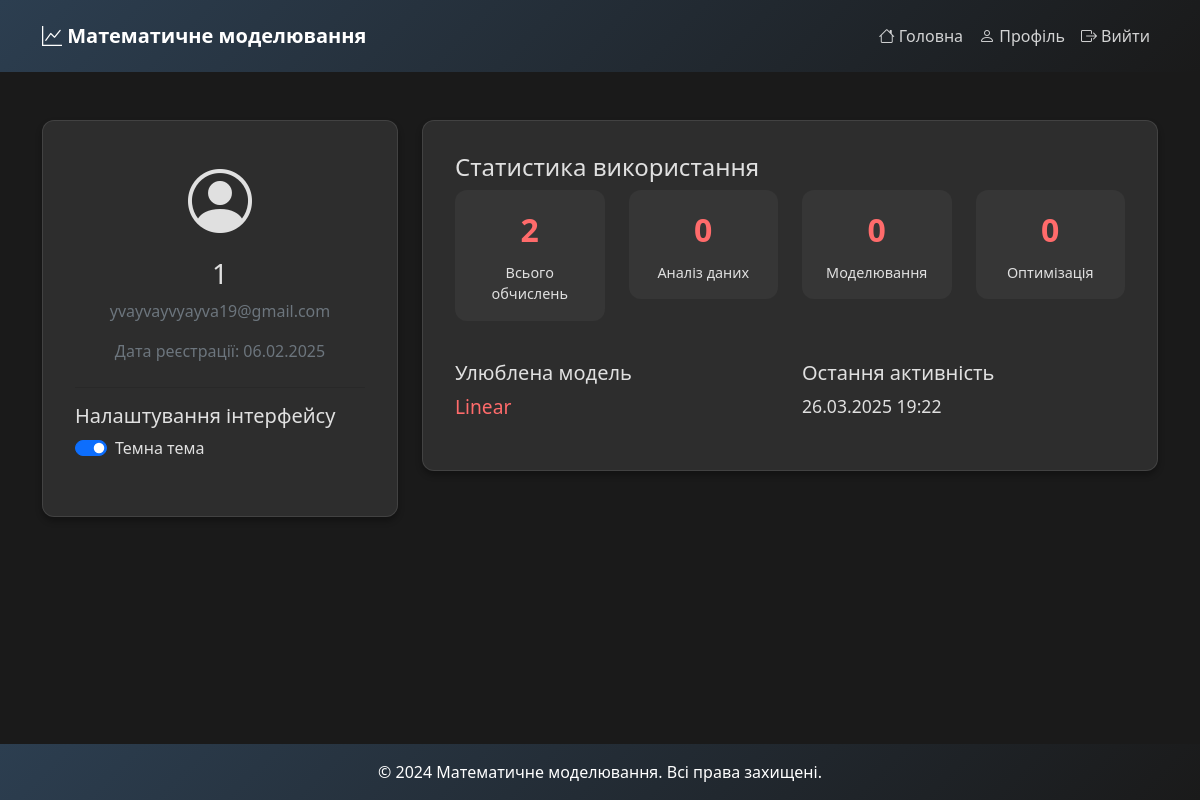
Page /accounts/profile/ (signed in) on the committed database.
### accounts/models.py (models this page shows, shortened)
class CustomUser(AbstractUser):
    email = models.EmailField(unique=True)
    theme_preference = models.CharField(
        max_length=10,
        choices=[('light', 'Світла'), ('dark', 'Темна')],
        default='light'
    )

class UserStatistics(models.Model):
    user = models.OneToOneField(CustomUser, on_delete=models.CASCADE, related_name='statistics')
    data_analysis_count = models.IntegerField(default=0)
    modeling_count = models.IntegerField(default=0)
    optimization_count = models.IntegerField(default=0)
    ai_assistant_count = models.IntegerField(default=0)
    last_activity = models.DateTimeField(default=timezone.now)
    total_calculations = models.IntegerField(default=0)
    favorite_model = models.CharField(max_length=20, default='linear')
    class Meta:
        verbose_name = 'Статистика користувача'
        verbose_name_plural = 'Статистика користувачів'

### accounts/views.py (the view)
# urls.py: path('profile/', views.profile_view, name='profile'),
@login_required
def profile_view(request):
    if not hasattr(request.user, 'statistics'):
        UserStatistics.objects.create(user=request.user)
    return render(request, 'accounts/profile.html')

### accounts/templates/accounts/profile.html (shortened to what this page needs)
{% extends 'main/base.html' %}
{% load static %}
{% block content %}
<div class="container mt-5">
    <div class="row">
        <div class="col-md-4">
            <div class="content-block">
                <div class="text-center mb-4">
                    <i class="bi bi-person-circle" style="font-size: 4rem;"></i>
                    <h3 class="mt-2">{{ user.username }}</h3>
                    <p class="text-muted">{{ user.email }}</p>
                    <p class="text-muted">Дата реєстрації: {{ user.date_joined|date:"d.m.Y" }}</p>
                </div>
                <div class="theme-toggle mb-4">
                    <h5>Налаштування інтерфейсу</h5>
                    <div class="form-check form-switch">
                        <input class="form-check-input" type="checkbox" id="themeToggle"
                               {% if user.theme_preference == 'dark' %}checked{% endif %}>
                        <label class="form-check-label" for="themeToggle">
                            Темна тема
                        </label>
                    </div>
                </div>
            </div>
        </div>
        <div class="col-md-8">
            <div class="content-block">
                <h4>Статистика використання</h4>
                <div class="row stats-grid mb-4">
                    <div class="col-md-3">
                        <div class="stat-card">
                            <div class="stat-value">{{ user.statistics.total_calculations|default:"0" }}</div>
                            <div class="stat-label">Всього обчислень</div>
                        </div>
                    </div>
                    <div class="col-md-3">
                        <div class="stat-card">
                            <div class="stat-value">{{ user.statistics.data_analysis_count|default:"0" }}</div>
                            <div class="stat-label">Аналіз даних</div>
                        </div>
                    </div>
                    <div class="col-md-3">
                        <div class="stat-card">
                            <div class="stat-value">{{ user.statistics.modeling_count|default:"0" }}</div>
                            <div class="stat-label">Моделювання</div>
                        </div>
                    </div>
                    <div class="col-md-3">
                        <div class="stat-card">
                            <div class="stat-value">{{ user.statistics.optimization_count|default:"0" }}</div>
                            <div class="stat-label">Оптимізація</div>
                        </div>
                    </div>
                </div>
                <div class="additional-stats">
                    <div class="row">
                        <div class="col-md-6">
                            <h5>Улюблена модель</h5>
                            <p class="model-name">{{ user.statistics.favorite_model|default:"Не визначено"|title }}</p>
                        </div>
                        <div class="col-md-6">
                            <h5>Остання активність</h5>
                            <p class="last-activity">{{ user.statistics.last_activity|date:"d.m.Y H:i"|default:"Немає активності" }}</p>
                        </div>
                    </div>
                </div>
            </div>
        </div>
    </div>
</div>
{% endblock %}

### main/templates/main/base.html (shortened to what this page needs)
<!DOCTYPE html>
<html lang="uk">
<head>
    <link href="https://cdn.jsdelivr.net/npm/bootstrap@5.1.3/dist/css/bootstrap.min.css" rel="stylesheet">
    <link href="https://cdn.jsdelivr.net/npm/bootstrap-icons@1.8.1/font/bootstrap-icons.css" rel="stylesheet">
</head>
<body>
    <nav class="navbar navbar-expand-lg">
        <div class="container">
            <a class="navbar-brand" href="{% url 'home' %}">
                <i class="bi bi-graph-up"></i> Математичне моделювання
            </a>
            <div class="collapse navbar-collapse" id="navbarNav">
                <ul class="navbar-nav ms-auto">
                    <li class="nav-item">
                        <a class="nav-link" href="{% url 'home' %}">
                            <i class="bi bi-house"></i> Головна
                        </a>
                    </li>
                    {% if user.is_authenticated %}
                        <li class="nav-item">
                            <a class="nav-link" href="{% url 'accounts:profile' %}">
                                <i class="bi bi-person"></i> Профіль
                            </a>
                        </li>
                        <li class="nav-item">
                            <a class="nav-link" href="{% url 'accounts:logout' %}">
                                <i class="bi bi-box-arrow-right"></i> Вийти
                            </a>
                        </li>
                    {% endif %}
                </ul>
            </div>
        </div>
    </nav>
    <main class="flex-grow-1">
        {% block content %}{% endblock %}
    </main>
    <footer class="text-center py-3">
        <div class="container">
            <p class="mb-0">&copy; 2024 Математичне моделювання. Всі права захищені.</p>
        </div>
    </footer>
</body>
</html>

### main/templates/main/base.html (style rules this page uses)
:root { --bg-color: #f8f9fa; --text-dark: #2c3e50; --accent-color: #ff6b6b; --border-radius: 12px; --content-bg: #ffffff; --shadow-color: rgba(0, 0, 0, 0.1); --border-color: rgba(0, 0, 0, 0.1); --hover-color: #ff5252; --nav-gradient: linear-gradient(135deg, #ff6b6b, #2c3e50); --card-bg: rgba(255, 255, 255, 0.1); --input-bg: #ffffff; --chart-grid: rgba(0, 0, 0, 0.1); --chart-text: #212529; }
[data-theme="dark"] { --bg-color: #1a1a1a; --text-dark: #e0e0e0; --content-bg: #2d2d2d; --shadow-color: rgba(0, 0, 0, 0.3); --border-color: rgba(255, 255, 255, 0.1); --hover-color: #ff5252; --nav-gradient: linear-gradient(135deg, #2c3e50, #1a1a1a); --card-bg: rgba(255, 255, 255, 0.05); --input-bg: #363636; --chart-grid: rgba(255, 255, 255, 0.1); --chart-text: #e0e0e0; }
body { background-color: var(--bg-color); color: var(--text-dark); min-height: 100vh; display: flex; flex-direction: column; transition: all 0.3s ease; }
.navbar { background: var(--nav-gradient); padding: 1rem 0; }
.navbar-brand { color: white !important; font-weight: 600; }
.nav-link { color: rgba(255, 255, 255, 0.8) !important; transition: all 0.3s ease; }
.content-block { background: var(--content-bg); border-radius: var(--border-radius); padding: 2rem; box-shadow: 0 4px 6px var(--shadow-color); margin-bottom: 2rem; border: 1px solid var(--border-color); transition: all 0.3s ease; }
footer { margin-top: auto; background: var(--nav-gradient); color: white; padding: 1rem 0; }

### accounts/templates/accounts/profile.html (style rules this page uses)
.stat-card { background: rgba(255, 255, 255, 0.1); border-radius: var(--border-radius); padding: 1rem; text-align: center; transition: all 0.3s ease; margin-bottom: 1rem; }
.stat-value { font-size: 2rem; font-weight: bold; color: var(--accent-color); }
.stat-label { color: var(--text-dark); font-size: 0.9rem; margin-top: 0.5rem; }
.model-name { font-size: 1.2rem; color: var(--accent-color); font-weight: 500; }
.last-activity { font-size: 1.1rem; color: var(--text-dark); }
.theme-toggle { border-top: 1px solid rgba(0,0,0,0.1); padding-top: 1rem; }
[data-theme="dark"] { --bg-color: #1a1a1a; --text-dark: #e0e0e0; --accent-color: #ff6b6b; }
[data-theme="dark"] .content-block { background: #2d2d2d; }
[data-theme="dark"] .stat-card { background: #363636; }

### rows in the picture
CustomUser: username "1", email "yvayvayvyayva19@gmail.com", date_joined "06.02.2025", theme_preference "☑", statistics.total_calculations "2", statistics.data_analysis_count "0", statistics.modeling_count "0", statistics.optimization_count "0", statistics.favorite_model "Linear", statistics.last_activity "26.03.2025 19:22"
